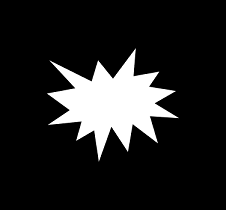
#> input picture Resources/PythonOpenCV从入门到实践配套源代码/code/09/03/shape2.png, 226 x 210 px
$ python demo.py
#> lines starting #> are read from the running program, lines starting #| are printed output that depends on the picture; after the words box and inside, x2 and y2 are one past the last pixel; in counts of white or black regions, pixels touching at a corner belong together
import cv2
img = cv2.imread("shape2.png")  # 读取原图
#> img is the input picture: shape (210, 226, 3); min 0, max 255, mean 33.8
gray = cv2.cvtColor(img, cv2.COLOR_BGR2GRAY)  # 从彩色图像变成单通道灰度图像
# 将灰度图像进行二值化阈值处理
t, binary = cv2.threshold(gray, 127, 255, cv2.THRESH_BINARY)
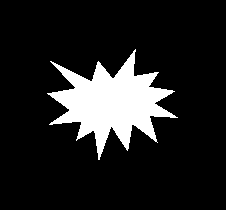
#> binary: shape (210, 226); 13.3% white; 1 white region
# 获取二值化图像中的轮廓极轮廓层次数据
contours, hierarchy = cv2.findContours(binary, cv2.RETR_LIST, cv2.CHAIN_APPROX_SIMPLE)
#> contours = 1 contour; box (x1, y1, x2, y2) and area: (47, 49, 178, 160) 5999
x, y, w, h = cv2.boundingRect(contours[0])  # 获取第一个轮廓的最小矩形边框，记录坐标和宽高
#> x = 47; y = 49; w = 131; h = 111
cv2.rectangle(img, (x, y), (x + w, y + h), (0, 0, 255), 2)  # 绘制红色矩形
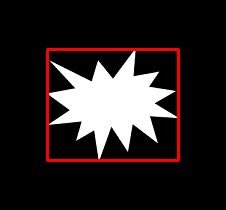
#> img: shape (210, 226, 3); 3.05% of pixels changed, all inside (x1, y1, x2, y2) = (46, 48, 180, 162)
cv2.imshow("img", img)  # 显示绘制结果
cv2.waitKey()  # 按下任何键盘按键后
cv2.destroyAllWindows()  # 释放所有窗体
